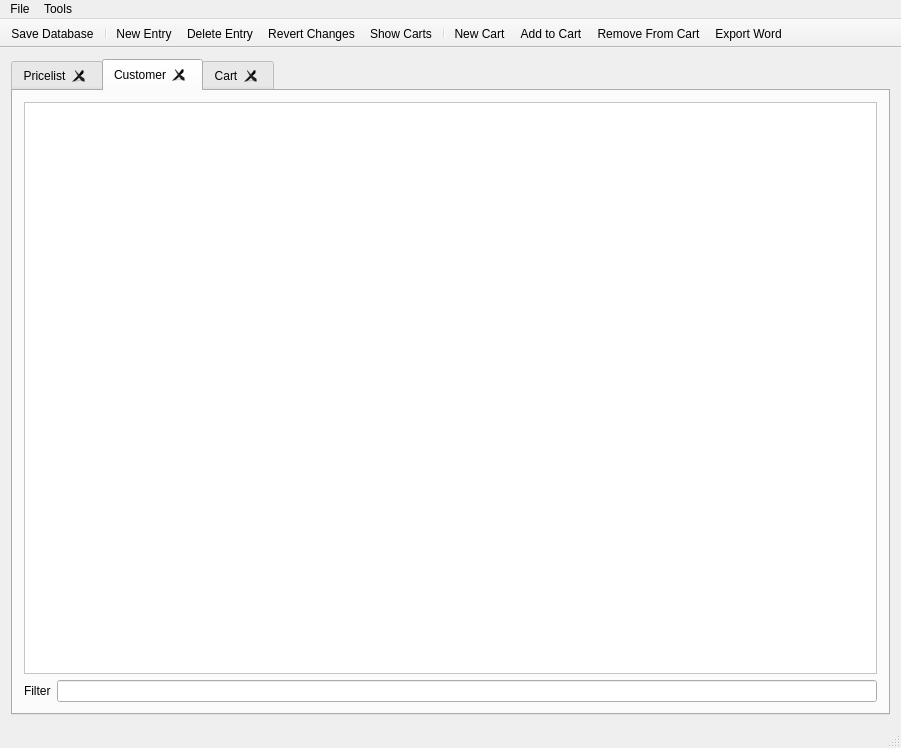
<?xml version="1.0" encoding="UTF-8"?>
<ui version="4.0">
 <class>MainWindow</class>
 <widget class="QMainWindow" name="MainWindow">
  <property name="geometry">
   <rect>
    <x>0</x>
    <y>0</y>
    <width>901</width>
    <height>748</height>
   </rect>
  </property>
  <property name="windowTitle">
   <string>Offlineshop</string>
  </property>
  <property name="windowIcon">
   <iconset resource="icons.qrc">
    <normaloff>:/icons/64x64/offlineshop.png</normaloff>:/icons/64x64/offlineshop.png</iconset>
  </property>
  <widget class="QWidget" name="centralWidget">
   <layout class="QVBoxLayout" name="verticalLayout_2">
    <item>
     <widget class="QTabWidget" name="tabWidget">
      <property name="currentIndex">
       <number>1</number>
      </property>
      <property name="tabsClosable">
       <bool>true</bool>
      </property>
      <widget class="QWidget" name="tab_pricelist">
       <attribute name="title">
        <string>Pricelist</string>
       </attribute>
       <layout class="QGridLayout" name="gridLayout_2">
        <item row="1" column="1">
         <widget class="QLineEdit" name="lineEditFilter"/>
        </item>
        <item row="1" column="0">
         <widget class="QLabel" name="label">
          <property name="text">
           <string>Filter</string>
          </property>
         </widget>
        </item>
        <item row="0" column="0" colspan="2">
         <widget class="QTableView" name="tableViewPricelist">
          <property name="contextMenuPolicy">
           <enum>Qt::CustomContextMenu</enum>
          </property>
          <property name="styleSheet">
           <string notr="true">alternate-background-color: rgb(231, 220, 255);
background-color: white;</string>
          </property>
          <property name="editTriggers">
           <set>QAbstractItemView::DoubleClicked|QAbstractItemView::SelectedClicked</set>
          </property>
          <property name="alternatingRowColors">
           <bool>true</bool>
          </property>
          <property name="selectionMode">
           <enum>QAbstractItemView::SingleSelection</enum>
          </property>
          <property name="gridStyle">
           <enum>Qt::NoPen</enum>
          </property>
          <property name="sortingEnabled">
           <bool>true</bool>
          </property>
          <attribute name="horizontalHeaderStretchLastSection">
           <bool>false</bool>
          </attribute>
         </widget>
        </item>
       </layout>
      </widget>
      <widget class="QWidget" name="tab_customer">
       <attribute name="title">
        <string>Customer</string>
       </attribute>
       <layout class="QGridLayout" name="gridLayout">
        <item row="1" column="1">
         <widget class="QLineEdit" name="lineEditFilterCustomer"/>
        </item>
        <item row="1" column="0">
         <widget class="QLabel" name="label_2">
          <property name="text">
           <string>Filter</string>
          </property>
         </widget>
        </item>
        <item row="0" column="0" colspan="2">
         <widget class="QTableView" name="tableViewCustomer">
          <property name="contextMenuPolicy">
           <enum>Qt::CustomContextMenu</enum>
          </property>
          <property name="styleSheet">
           <string notr="true">alternate-background-color: rgb(219, 255, 202);
background-color: white;</string>
          </property>
          <property name="alternatingRowColors">
           <bool>true</bool>
          </property>
          <property name="selectionMode">
           <enum>QAbstractItemView::SingleSelection</enum>
          </property>
          <property name="sortingEnabled">
           <bool>true</bool>
          </property>
          <property name="wordWrap">
           <bool>true</bool>
          </property>
          <attribute name="horizontalHeaderShowSortIndicator" stdset="0">
           <bool>true</bool>
          </attribute>
          <attribute name="horizontalHeaderStretchLastSection">
           <bool>true</bool>
          </attribute>
          <attribute name="verticalHeaderVisible">
           <bool>false</bool>
          </attribute>
          <attribute name="verticalHeaderMinimumSectionSize">
           <number>50</number>
          </attribute>
         </widget>
        </item>
       </layout>
      </widget>
      <widget class="QWidget" name="tabCarts">
       <attribute name="title">
        <string>Cart</string>
       </attribute>
       <layout class="QGridLayout" name="gridLayout_3"/>
      </widget>
     </widget>
    </item>
   </layout>
  </widget>
  <widget class="QMenuBar" name="menuBar">
   <property name="geometry">
    <rect>
     <x>0</x>
     <y>0</y>
     <width>901</width>
     <height>31</height>
    </rect>
   </property>
   <widget class="QMenu" name="menuFile">
    <property name="title">
     <string>File</string>
    </property>
    <addaction name="actionNew_Database"/>
    <addaction name="actionOpen_Database"/>
    <addaction name="actionSave_Database"/>
    <addaction name="actionClose_Database"/>
    <addaction name="actionQuit"/>
   </widget>
   <widget class="QMenu" name="menuTools">
    <property name="title">
     <string>Tools</string>
    </property>
    <addaction name="actionFill_with_Example_Data"/>
    <addaction name="actionOptions"/>
   </widget>
   <addaction name="menuFile"/>
   <addaction name="menuTools"/>
  </widget>
  <widget class="QToolBar" name="mainToolBar">
   <property name="movable">
    <bool>false</bool>
   </property>
   <attribute name="toolBarArea">
    <enum>TopToolBarArea</enum>
   </attribute>
   <attribute name="toolBarBreak">
    <bool>false</bool>
   </attribute>
   <addaction name="actionSave_Database"/>
   <addaction name="separator"/>
   <addaction name="actionNew_Entry_Pricelist"/>
   <addaction name="actionDelete_Entry"/>
   <addaction name="actionRevert_Changes"/>
   <addaction name="actionShow_Carts"/>
   <addaction name="separator"/>
   <addaction name="actionNew_Cart"/>
   <addaction name="actionAdd_to_Cart"/>
   <addaction name="actionRemove_From_Cart"/>
   <addaction name="actionExportODF"/>
  </widget>
  <widget class="QStatusBar" name="statusBar"/>
  <action name="actionNew_Database">
   <property name="icon">
    <iconset resource="icons.qrc">
     <normaloff>:/icons/16x16/document-new.png</normaloff>:/icons/16x16/document-new.png</iconset>
   </property>
   <property name="text">
    <string>New Database</string>
   </property>
  </action>
  <action name="actionOpen_Database">
   <property name="icon">
    <iconset resource="icons.qrc">
     <normaloff>:/icons/16x16/document-open.png</normaloff>:/icons/16x16/document-open.png</iconset>
   </property>
   <property name="text">
    <string>Open Database</string>
   </property>
  </action>
  <action name="actionSave_Database">
   <property name="icon">
    <iconset resource="icons.qrc">
     <normaloff>:/icons/16x16/document-save.png</normaloff>:/icons/16x16/document-save.png</iconset>
   </property>
   <property name="text">
    <string>Save Database</string>
   </property>
  </action>
  <action name="actionClose_Database">
   <property name="text">
    <string>Close Database</string>
   </property>
  </action>
  <action name="actionQuit">
   <property name="icon">
    <iconset resource="icons.qrc">
     <normaloff>:/icons/16x16/process-stop.png</normaloff>:/icons/16x16/process-stop.png</iconset>
   </property>
   <property name="text">
    <string>Quit</string>
   </property>
  </action>
  <action name="actionRevert_Changes">
   <property name="icon">
    <iconset resource="icons.qrc">
     <normaloff>:/icons/16x16/edit-clear.png</normaloff>:/icons/16x16/edit-clear.png</iconset>
   </property>
   <property name="text">
    <string>Revert Changes</string>
   </property>
  </action>
  <action name="actionNew_Entry_Pricelist">
   <property name="icon">
    <iconset resource="icons.qrc">
     <normaloff>:/icons/16x16/list-add.png</normaloff>:/icons/16x16/list-add.png</iconset>
   </property>
   <property name="text">
    <string>New Entry</string>
   </property>
  </action>
  <action name="actionFill_with_Example_Data">
   <property name="text">
    <string>Fill with Example Data</string>
   </property>
  </action>
  <action name="actionDelete_Entry">
   <property name="icon">
    <iconset resource="icons.qrc">
     <normaloff>:/icons/16x16/list-remove.png</normaloff>:/icons/16x16/list-remove.png</iconset>
   </property>
   <property name="text">
    <string>Delete Entry</string>
   </property>
  </action>
  <action name="actionExportODF">
   <property name="icon">
    <iconset resource="icons.qrc">
     <normaloff>:/icons/16x16/format-indent-more.png</normaloff>:/icons/16x16/format-indent-more.png</iconset>
   </property>
   <property name="text">
    <string>Export Word</string>
   </property>
   <property name="toolTip">
    <string>Export Word</string>
   </property>
  </action>
  <action name="actionOptions">
   <property name="text">
    <string>Options</string>
   </property>
  </action>
  <action name="actionAdd_to_Cart">
   <property name="icon">
    <iconset resource="icons.qrc">
     <normaloff>:/icons/16x16/go-next.png</normaloff>:/icons/16x16/go-next.png</iconset>
   </property>
   <property name="text">
    <string>Add to Cart</string>
   </property>
  </action>
  <action name="actionRemove_From_Cart">
   <property name="icon">
    <iconset resource="icons.qrc">
     <normaloff>:/icons/16x16/go-previous.png</normaloff>:/icons/16x16/go-previous.png</iconset>
   </property>
   <property name="text">
    <string>Remove From Cart</string>
   </property>
  </action>
  <action name="actionShow_Carts">
   <property name="icon">
    <iconset resource="icons.qrc">
     <normaloff>:/icons/16x16/window-new.png</normaloff>:/icons/16x16/window-new.png</iconset>
   </property>
   <property name="text">
    <string>Show Carts</string>
   </property>
  </action>
  <action name="actionNew_Cart">
   <property name="icon">
    <iconset resource="icons.qrc">
     <normaloff>:/icons/16x16/offlineshop.png</normaloff>:/icons/16x16/offlineshop.png</iconset>
   </property>
   <property name="text">
    <string>New Cart</string>
   </property>
  </action>
 </widget>
 <layoutdefault spacing="6" margin="11"/>
 <resources>
  <include location="icons.qrc"/>
 </resources>
 <connections/>
</ui>
